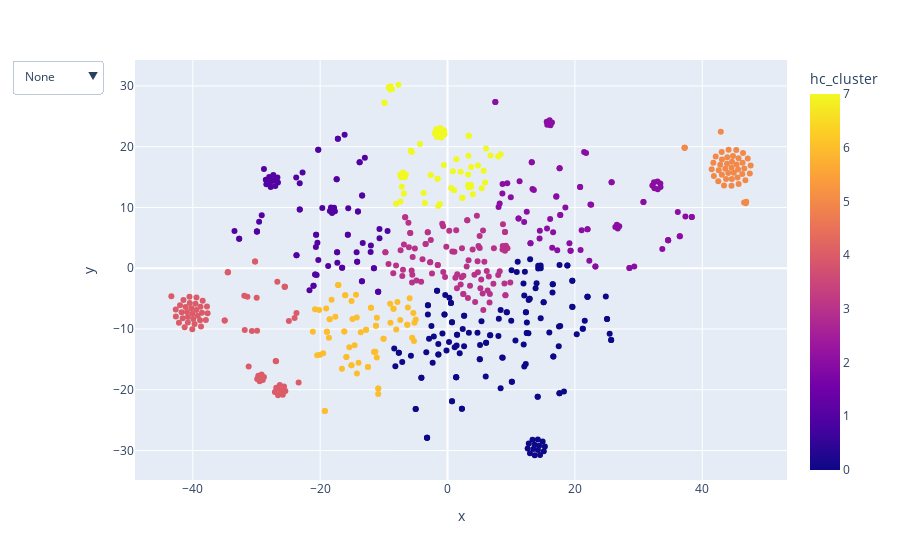

This figure's notebook cell:
### Code cell
fig = px.scatter(
    df,
    x='x',
    y='y',
    color="hc_cluster",
    hover_data=["short_input_texts", "short_bot_texts","intent","short_entities","action_1"],
    )
fig.update_layout(
    updatemenus=[menus_list['hc_cluster']]
)


fig.show()

### Figure 1 — Plotly figure (JSON) as saved in the notebook; plotly's stock layout.template omitted (floating-point values rounded to 4 significant figures; data arrays with more than 128 entries replaced by an {"elided": "..."} marker saying what was removed)
{"data": [{"customdata": {"elided": "655x5 str values"}, "hovertemplate": "x=%{x}<br>y=%{y}<br>short_input_texts=%{customdata[0]}<br>short_bot_texts=%{customdata[1]}<br>intent=%{customdata[2]}<br>short_entities=%{customdata[3]}<br>action_1=%{customdata[4]}<br>hc_cluster=%{marker.color}<extra></extra>", "legendgroup": "", "marker": {"color": {"elided": "655 int values"}, "coloraxis": "coloraxis", "symbol": "circle"}, "mode": "markers", "name": "", "showlegend": false, "type": "scatter", "x": {"elided": "655 float values"}, "xaxis": "x", "y": {"elided": "655 float values"}, "yaxis": "y"}], "layout": {"coloraxis": {"colorbar": {"title": {"text": "hc_cluster"}}, "colorscale": [[0, "#0d0887"], [0.1111, "#46039f"], [0.2222, "#7201a8"], [0.3333, "#9c179e"], [0.4444, "#bd3786"], [0.5556, "#d8576b"], [0.6667, "#ed7953"], [0.7778, "#fb9f3a"], [0.8889, "#fdca26"], [1, "#f0f921"]]}, "legend": {"tracegroupgap": 0}, "margin": {"t": 60}, "updatemenus": [{"buttons": [{"args": ["shapes", []], "label": "None", "method": "relayout"}, {"args": ["shapes", [{"line": {"color": "#0d0887"}, "type": "circle", "x0": -8.371, "x1": 25.69, "xref": "x", "y0": -30.78, "y1": 1.473, "yref": "y"}]], "label": "Cluster 0", "method": "relayout"}, {"args": ["shapes", [{"line": {"color": "#46039f"}, "type": "circle", "x0": -33.46, "x1": -9.422, "xref": "x", "y0": -3.862, "y1": 21.97, "yref": "y"}]], "label": "Cluster 1", "method": "relayout"}, {"args": ["shapes", [{"line": {"color": "#7201a8"}, "type": "circle", "x0": 7.504, "x1": 38.36, "xref": "x", "y0": 0.03612, "y1": 27.35, "yref": "y"}]], "label": "Cluster 2", "method": "relayout"}, {"args": ["shapes", [{"line": {"color": "#9c179e"}, "type": "circle", "x0": -9.757, "x1": 9.858, "xref": "x", "y0": -6.86, "y1": 8.626, "yref": "y"}]], "label": "Cluster 3", "method": "relayout"}, {"args": ["shapes", [{"line": {"color": "#bd3786"}, "type": "circle", "x0": -43.37, "x1": -23.38, "xref": "x", "y0": -20.9, "y1": 1.116, "yref": "y"}]], "label": "Cluster 4", "method": "relayout"}, {"args": ["shapes", [{"line": {"color": "#d8576b"}, "type": "circle", "x0": 37.23, "x1": 47.6, "xref": "x", "y0": 10.68, "y1": 22.45, "yref": "y"}]], "label": "Cluster 5", "method": "relayout"}, {"args": ["shapes", [{"line": {"color": "#ed7953"}, "type": "circle", "x0": -21.16, "x1": -4.989, "xref": "x", "y0": -23.49, "y1": -2.773, "yref": "y"}]], "label": "Cluster 6", "method": "relayout"}, {"args": ["shapes", [{"line": {"color": "#fb9f3a"}, "type": "circle", "x0": -9.894, "x1": 8.354, "xref": "x", "y0": 10.23, "y1": 30.2, "yref": "y"}]], "label": "Cluster 7", "method": "relayout"}, {"args": ["shapes", [{"line": {"color": "#0d0887"}, "type": "circle", "x0": -8.371, "x1": 25.69, "xref": "x", "y0": -30.78, "y1": 1.473, "yref": "y"}, {"line": {"color": "#46039f"}, "type": "circle", "x0": -33.46, "x1": -9.422, "xref": "x", "y0": -3.862, "y1": 21.97, "yref": "y"}, {"line": {"color": "#7201a8"}, "type": "circle", "x0": 7.504, "x1": 38.36, "xref": "x", "y0": 0.03612, "y1": 27.35, "yref": "y"}, {"line": {"color": "#9c179e"}, "type": "circle", "x0": -9.757, "x1": 9.858, "xref": "x", "y0": -6.86, "y1": 8.626, "yref": "y"}, {"line": {"color": "#bd3786"}, "type": "circle", "x0": -43.37, "x1": -23.38, "xref": "x", "y0": -20.9, "y1": 1.116, "yref": "y"}, {"line": {"color": "#d8576b"}, "type": "circle", "x0": 37.23, "x1": 47.6, "xref": "x", "y0": 10.68, "y1": 22.45, "yref": "y"}, {"line": {"color": "#ed7953"}, "type": "circle", "x0": -21.16, "x1": -4.989, "xref": "x", "y0": -23.49, "y1": -2.773, "yref": "y"}, {"line": {"color": "#fb9f3a"}, "type": "circle", "x0": -9.894, "x1": 8.354, "xref": "x", "y0": 10.23, "y1": 30.2, "yref": "y"}]], "label": "All", "method": "relayout"}]}], "xaxis": {"anchor": "y", "domain": [0, 1], "title": {"text": "x"}}, "yaxis": {"anchor": "x", "domain": [0, 1], "title": {"text": "y"}}}}
